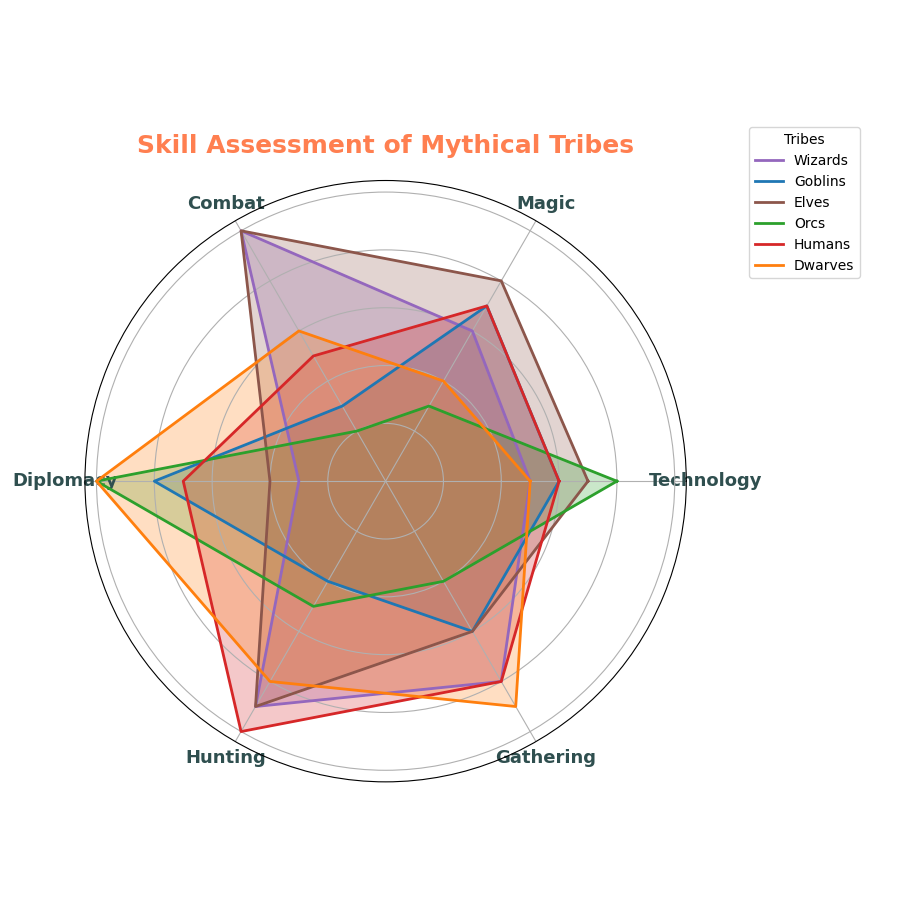

Generate this figure with Python:
import matplotlib.pyplot as plt
import numpy as np

civilizations = ['Wizards', 'Goblins', 'Elves', 'Orcs', 'Humans', 'Dwarves']
attributes = ['Technology', 'Magic', 'Combat', 'Diplomacy', 'Hunting', 'Gathering']

elves = [7, 8, 10, 4, 9, 6]
dwarves = [5, 4, 6, 10, 8, 9]
humans = [6, 7, 5, 7, 10, 8]
orcs = [8, 3, 2, 10, 5, 4]
goblins = [6, 7, 3, 8, 4, 6]
wizards = [5, 6, 10, 3, 9, 8]

data = np.array([wizards, goblins, elves, orcs, humans, dwarves])

num_vars = len(attributes)
angles = np.linspace(0, 2 * np.pi, num_vars, endpoint=False).tolist()
angles += angles[:1]

data = np.concatenate((data, data[:, [0]]), axis=1)

fig, ax = plt.subplots(figsize=(9, 9), subplot_kw=dict(polar=True))
plt.title('Skill Assessment of Mythical Tribes', size=18, weight='bold', pad=20, color='coral')

# Manually shuffled colors
colors = ['#9467bd', '#1f77b4', '#8c564b', '#2ca02c', '#d62728', '#ff7f0e']
for idx, (label, color) in enumerate(zip(civilizations, colors)):
    ax.plot(angles, data[idx], linewidth=2, linestyle='solid', label=label, color=color)
    ax.fill(angles, data[idx], color=color, alpha=0.25)

ax.set_yticklabels([])
ax.set_xticks(angles[:-1])
ax.set_xticklabels(attributes, fontsize=13, fontweight='bold', color='darkslategray')

plt.legend(loc='upper right', bbox_to_anchor=(1.3, 1.1), fontsize=10, title='Tribes')

plt.tight_layout()
plt.show()
